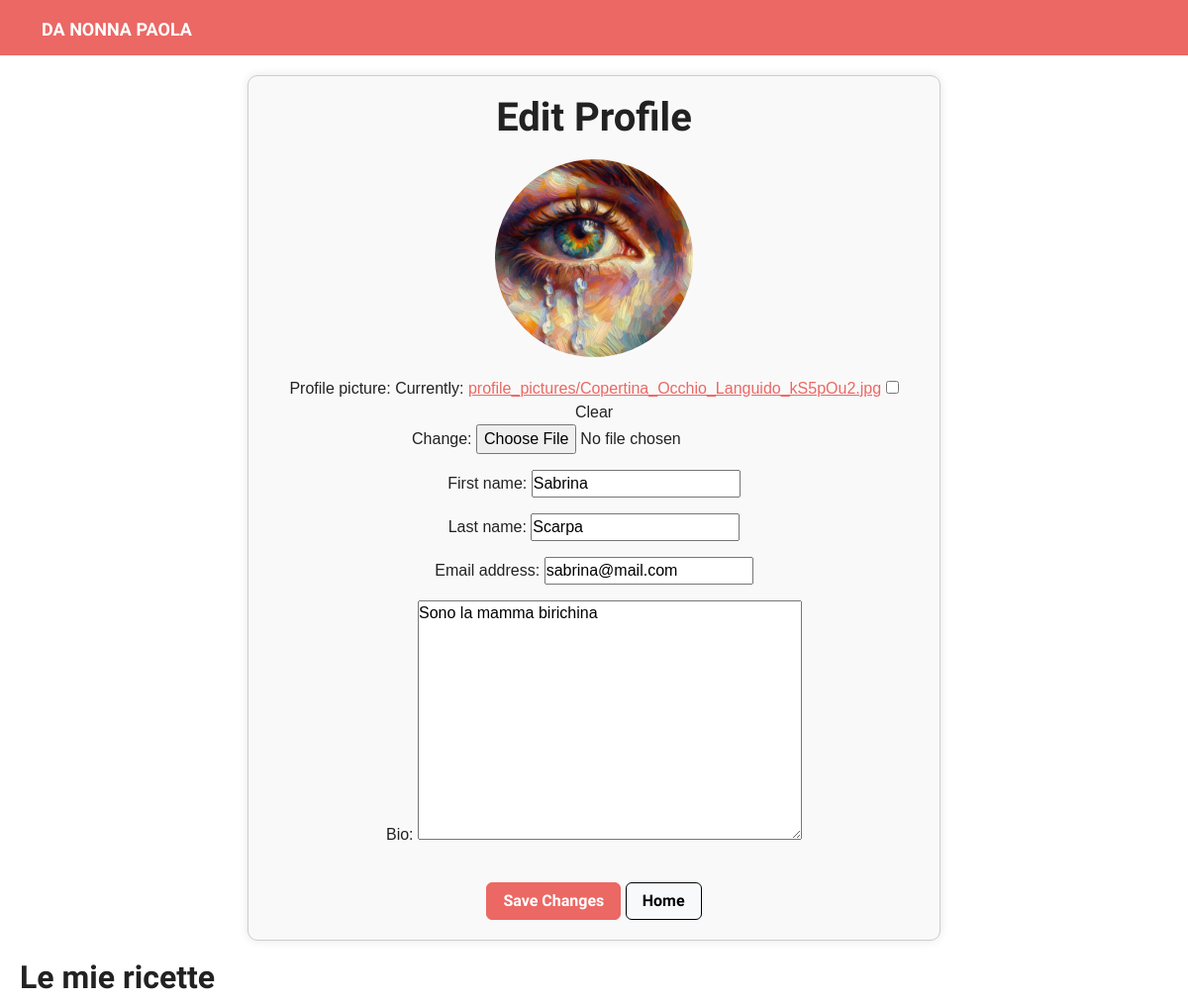
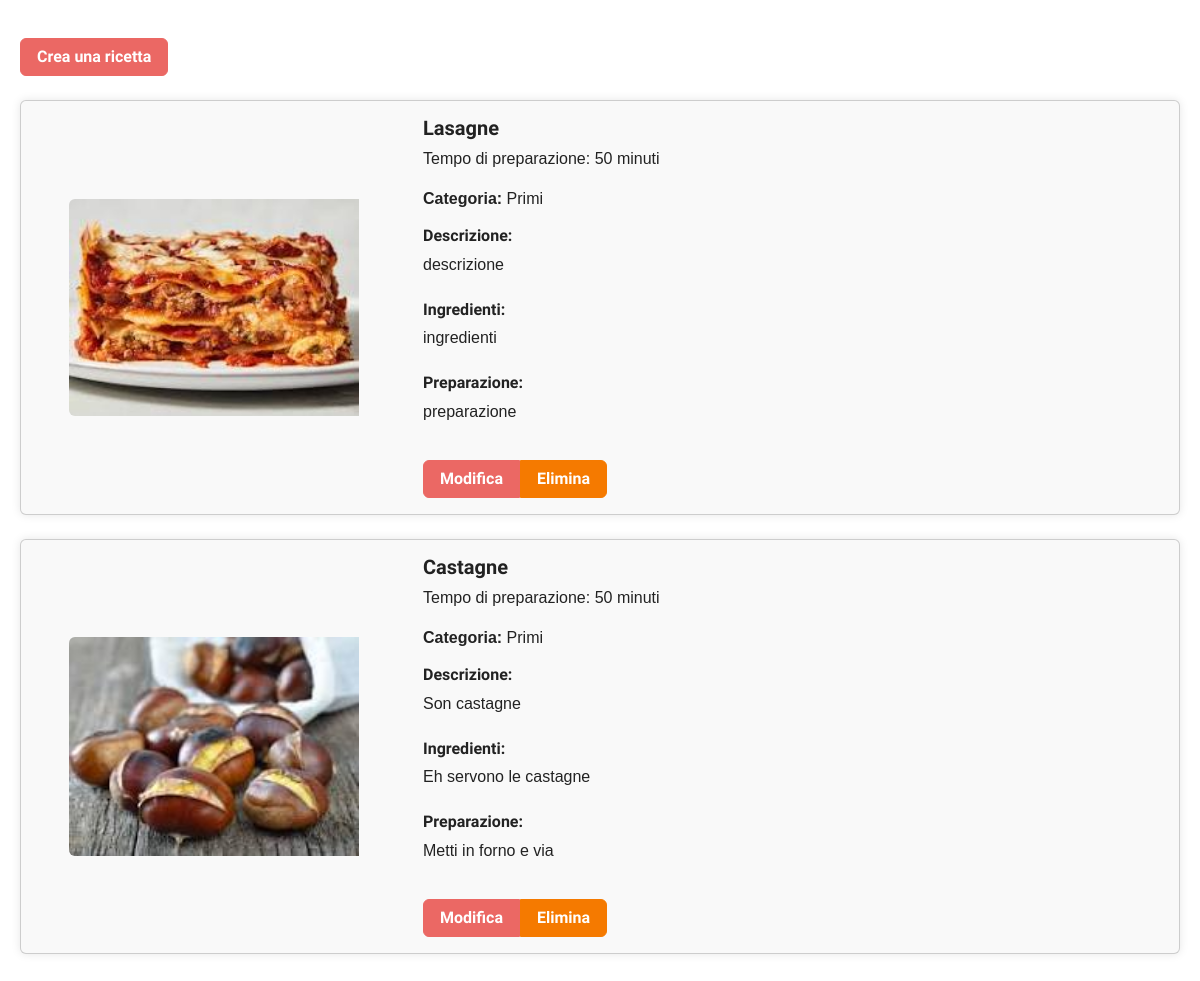
The page /my-profile (signed in) on the database its author committed (2 pictures, top to bottom).
### pages/models.py (models this page shows, shortened)
class CustomUser(AbstractUser):
    bio = models.TextField(blank=True, null=True)
    profile_picture = models.ImageField(upload_to='profile_pictures/', blank=True, null=True)
    friends = models.ManyToManyField('self', symmetrical=False, related_name='followers', blank=True)

class Recipe(models.Model):
    CATEGORY_CHOICES = [
        ('ANTIPASTI', 'Antipasti'),
        ('PRIMI', 'Primi'),
        ('SECONDI', 'Secondi'),
        ('DOLCI', 'Dolci')
    ]
    user = models.ForeignKey(settings.AUTH_USER_MODEL, related_name='recipes_created', on_delete=models.CASCADE)
    title = models.CharField(max_length=200)
    slug = models.SlugField(max_length=200, blank=True)
    image = models.ImageField(upload_to='recipes/%Y/%m/%d')
    description = models.TextField("Description")
    ingredients = models.TextField("Ingredients")
    preparation = models.TextField("Preparation")
    preparation_time = models.IntegerField("Preparation Time (minutes)", default=0)
    created = models.DateField(auto_now_add=True, db_index=True)
    likes = models.ManyToManyField(settings.AUTH_USER_MODEL, related_name='liked_recipes', blank=True)
    category = models.CharField(max_length=10, choices=CATEGORY_CHOICES, default='PRIMI')
    objects = models.Manager()

### pages/views.py (the view)
# urls.py: path("my-profile", views.my_profile, name="my-profile"),
@login_required
def my_profile(request):
    if request.method == 'POST':
        form = UpdateProfileForm(request.POST, request.FILES, instance=request.user)
        if form.is_valid():
            form.save()
            return redirect("my-profile")
    else:
        form = UpdateProfileForm(instance=request.user)
    return render(request, 'pages/my-profile.html', {'form': form})

### pages/forms.py
class UpdateProfileForm(forms.ModelForm):
    class Meta:
        model = CustomUser
        fields = ['profile_picture', 'first_name', 'last_name', 'email', 'bio']
        widgets = {
            'bio': forms.Textarea(attrs={'placeholder': 'Inserisci la tua bio', 'class': 'bio-textarea'}),
        }

### pages/templates/pages/my-profile.html (shortened to what this page needs)
<!DOCTYPE html>
<html lang="en">
<head>
    <link rel="stylesheet" href="https://bootswatch.com/5/journal/bootstrap.min.css">
</head>
<body>
<header>
    <nav class="navbar navbar-expand-lg navbar-dark bg-primary">
        <div class="container">
            <a class="navbar-brand" href="/">DA NONNA PAOLA</a>
        </div>
    </nav>
</header>
<main>
    <div class="profile-page">
        <div class="profile-form">
            <h1>Edit Profile</h1>
            {% load static %}
            {% if request.user.profile_picture %}
                <a href="{{ request.user.profile_picture.url }}" target="_blank">
                    <img id="current-profile-picture" class="profile-picture" src="{{ request.user.profile_picture.url }}" alt="Profile Picture">
                </a>
            {% else %}
                <p>No profile picture uploaded yet.</p>
            {% endif %}
            <form method="POST" autocomplete="off" enctype="multipart/form-data">
                {{ form.as_p }}
                <input class="btn btn-primary" type="submit" value="Save Changes">
                <a type="button" class="btn btn-light" href="/">Home</a>
            </form>
        </div>
    </div>
    <div class="recipes-section" style="margin-bottom:30px;">
        <h2 class="mb-4">Le mie ricette</h2>
        <a class="btn btn-primary mb-4" href="{% url 'recipe-creation' %}">Crea una ricetta</a>
        {% if request.user.recipes_created.all %}
            <div class="row row-cols-1 g-4">
                {% for recipe in request.user.recipes_created.all %}
                    <div class="col">
                        <div class="card">
                            <div class="row g-0">
                                <div class="col-md-4" >
                                    <div class="profile-picture-container d-flex justify-content-center align-items-center">
                                        <img src="{{ recipe.image.url }}" class="img-fluid rounded-start recipe-image" alt="{{ recipe.title }}">
                                    </div>
                                </div>
                                <div class="col-md-8">
                                    <div class="card-body">
                                        <h5 class="card-title">{{ recipe.title }}</h5>
                                        <p class="card-text">Tempo di preparazione: {{ recipe.preparation_time }} minuti</p>
                                        <p class="card-text"><strong>Categoria:</strong> {{ recipe.get_category_display }}</p>
                                        <h6>Descrizione:</h6>
                                        <p>{{ recipe.description }}</p>
                                        <h6 class="mt-4">Ingredienti:</h6>
                                        <p>{{ recipe.ingredients }}</p>
                                        <h6 class="mt-4">Preparazione:</h6>
                                        <p>{{ recipe.preparation }}</p>
                                        <div class="btn-group" role="group">
                                            <a class="btn btn-primary" href="{% url 'edit_recipe' recipe.id %}">Modifica</a>
                                            <form method="POST" action="{% url 'delete_recipe' recipe.id %}">
                                                <input class="btn btn-danger" type="submit" value="Elimina" style="border-top-left-radius:0; border-bottom-left-radius:0;">
                                            </form>
                                        </div>
                                    </div>
                                </div>
                            </div>
                        </div>
                    </div>
                {% endfor %}
            </div>
        {% else %}
            <p class="mt-4">Non hai ancora creato nessuna ricetta.</p>
        {% endif %}
    </div>
</main>
</body>
</html>

### pages/templates/pages/my-profile.html (style rules this page uses)
* { margin: 0; padding: 0; box-sizing: border-box; }
html, body { height: 100%; font-family: Arial, sans-serif; }
body { display: flex; flex-direction: column; justify-content: space-between; }
header { width: 100%; }
main { flex: 1; justify-content: center; align-items: center; width: 100%; max-width: 1200px; margin: 0 auto; padding: 0 20px; }
.profile-page { width: 100%; display: flex; justify-content: center; align-items: center; padding: 20px; }
.profile-form { max-width: 700px; width: 100%; padding: 20px 40px; border: 1px solid #ccc; border-radius: 10px; box-shadow: 0 0 10px rgba(0, 0, 0, 0.1); background-color: #f9f9f9; text-align: center; }
.profile-form h1 { margin-bottom: 20px; }
.profile-form .profile-picture { width: 200px; height: 200px; border-radius: 50%; object-fit: cover; margin-bottom: 20px; cursor: pointer; transition: transform 0.3s ease; }
.btn-primary, .btn-danger { margin-top: 20px; }
.btn-light { margin-top: 20px; border: 1px solid black; }
.card { background-color: #f9f9f9; box-shadow: 0 0 10px rgba(0, 0, 0, 0.1); }
.profile-picture-container { height: 100%; display: flex; justify-content: center; margin-top:0px; }
.recipe-image { width: 75%; height: auto; }

### rows shown on the page
CustomUser: user.profile_picture (picture), first_name "Sabrina", last_name "Scarpa", email "sabrina@mail.com", bio "Sono la mamma birichina"
Recipe: image (picture), title "Lasagne", preparation_time "50", category "Primi", description "descrizione", ingredients "ingredienti", preparation "preparazione"
Recipe: image (picture), title "Castagne", preparation_time "50", category "Primi", description "Son castagne", ingredients "Eh servono le castagne", preparation "Metti in forno e via"
